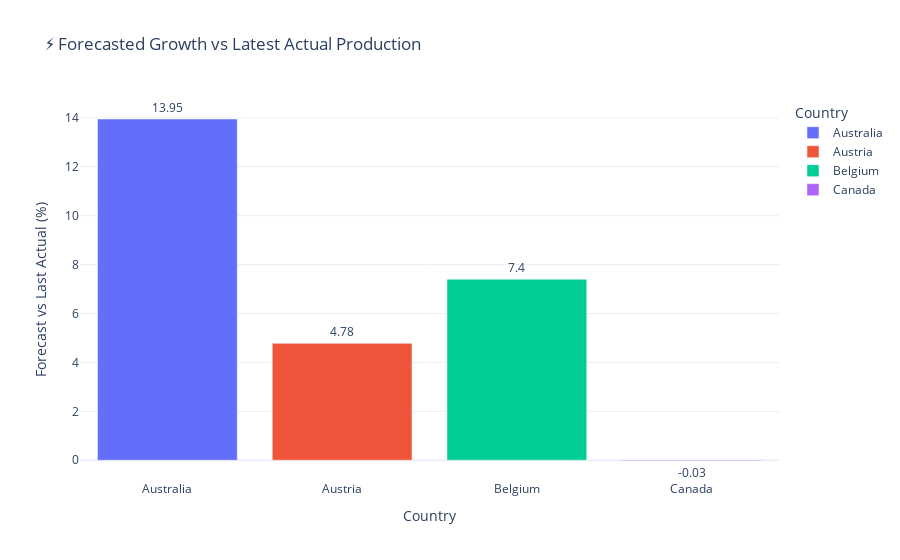

Notebook cell for this chart:
### Code cell
import pandas as pd
import numpy as np

assert 'country' in df_all.columns, "df_all missing country column"
assert 'Forecast_GWh' in df_forecasts.columns, "df_forecasts missing forecast column"

growth_summary = []

for country in df_all['country'].unique():
    actual_data = df_all[df_all['country'] == country].copy()
    actual_data = actual_data.sort_values('Date')

    growth_rate = actual_data['Total_Electricity_Production_GWh'].pct_change().mean() * 100

    annualized_growth = ((1 + growth_rate / 100) ** 12 - 1) * 100 if not np.isnan(growth_rate) else np.nan

    forecast_data = df_forecasts[df_forecasts['country'] == country]
    if not forecast_data.empty:
        avg_forecast = forecast_data['Forecast_GWh'].mean()
    else:
        avg_forecast = np.nan

    latest_actual = actual_data['Total_Electricity_Production_GWh'].iloc[-1]

    growth_summary.append({
        'Country': country,
        'Avg Monthly Growth (%)': round(growth_rate, 2),
        'Annualized Growth (%)': round(annualized_growth, 2),
        'Latest Actual (GWh)': round(latest_actual, 2),
        'Avg Forecast (GWh)': round(avg_forecast, 2),
        'Forecast vs Last Actual (%)': round(((avg_forecast - latest_actual) / latest_actual) * 100, 2)
    })

df_growth = pd.DataFrame(growth_summary)

print("\n📈 Electricity Production Growth & Forecast Summary")
print(df_growth)

import plotly.express as px

fig = px.bar(
    df_growth,
    x='Country',
    y='Forecast vs Last Actual (%)',
    color='Country',
    text='Forecast vs Last Actual (%)',
    title='⚡ Forecasted Growth vs Latest Actual Production',
    template='plotly_white'
)

fig.update_traces(textposition='outside')
fig.show()

### Figure 1 — Plotly figure (JSON) as saved in the notebook; plotly's stock layout.template omitted (floating-point values rounded to 4 significant figures)
{"data": [{"hovertemplate": "Country=%{x}<br>Forecast vs Last Actual (%)=%{text}<extra></extra>", "legendgroup": "Australia", "marker": {"color": "#636efa", "pattern": {"shape": ""}}, "name": "Australia", "orientation": "v", "showlegend": true, "text": [13.95], "textposition": "outside", "type": "bar", "x": ["Australia"], "xaxis": "x", "y": [13.95], "yaxis": "y"}, {"hovertemplate": "Country=%{x}<br>Forecast vs Last Actual (%)=%{text}<extra></extra>", "legendgroup": "Austria", "marker": {"color": "#EF553B", "pattern": {"shape": ""}}, "name": "Austria", "orientation": "v", "showlegend": true, "text": [4.78], "textposition": "outside", "type": "bar", "x": ["Austria"], "xaxis": "x", "y": [4.78], "yaxis": "y"}, {"hovertemplate": "Country=%{x}<br>Forecast vs Last Actual (%)=%{text}<extra></extra>", "legendgroup": "Belgium", "marker": {"color": "#00cc96", "pattern": {"shape": ""}}, "name": "Belgium", "orientation": "v", "showlegend": true, "text": [7.4], "textposition": "outside", "type": "bar", "x": ["Belgium"], "xaxis": "x", "y": [7.4], "yaxis": "y"}, {"hovertemplate": "Country=%{x}<br>Forecast vs Last Actual (%)=%{text}<extra></extra>", "legendgroup": "Canada", "marker": {"color": "#ab63fa", "pattern": {"shape": ""}}, "name": "Canada", "orientation": "v", "showlegend": true, "text": [-0.03], "textposition": "outside", "type": "bar", "x": ["Canada"], "xaxis": "x", "y": [-0.03], "yaxis": "y"}], "layout": {"barmode": "relative", "legend": {"title": {"text": "Country"}, "tracegroupgap": 0}, "title": {"text": "⚡ Forecasted Growth vs Latest Actual Production"}, "xaxis": {"anchor": "y", "categoryarray": ["Australia", "Austria", "Belgium", "Canada"], "categoryorder": "array", "domain": [0, 1], "title": {"text": "Country"}}, "yaxis": {"anchor": "x", "domain": [0, 1], "title": {"text": "Forecast vs Last Actual (%)"}}}}
